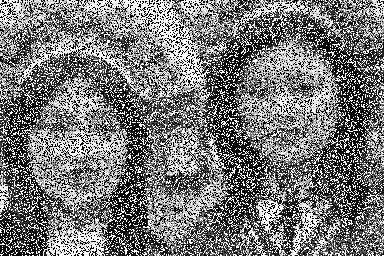
//> input picture CV/source/saltnpepper.png, 384 x 256 px, given in place of finger_print.png, which was not available
$ ./assignment6   (built with g++ and OpenCV 4)
//> lines starting //> are read from the running program, lines starting //| are printed output that depends on the picture; after the words box and inside, x2 and y2 are one past the last pixel; in counts of white or black regions, pixels touching at a corner belong together; pictures that were not available may be replaced by others from this repository, and a replacement may not be noted
#include "cv.hpp"
#include <iostream>

using namespace cv;
using namespace std;

class ImageSegmentation {

	double globalThresholdVal;
	double maxVal;

	Mat src;
	Mat dst;

	// [33 lines left out: function findProperGlobalThresholdVal, not called in this run]

public:
	ImageSegmentation() {

	}
	void setSrc(Mat src) {
		this->src = src;
	}
	void setDst(Mat dst) {
		this->dst = dst;
	}
	Mat globalThreshold(Mat giveSrc, double thresholdVal = 100, double maxVal = 255) {
		setSrc(giveSrc);
		threshold(
			src,
			dst,
			globalThresholdVal == NULL ? thresholdVal : globalThresholdVal,
			maxVal,
			THRESH_BINARY
		);
		return dst;
	}

	Mat adapThreshold(Mat giveSrc, int blockSize = 7, int constantVal = 10) {
		setSrc(giveSrc);
		adaptiveThreshold(src, dst, 255, ADAPTIVE_THRESH_MEAN_C, THRESH_BINARY, blockSize, constantVal);
		return dst;
	}
};

class MyHistogram {

	int hist_h, hist_w, histSize;
	Mat hist;
	Mat normalizedHist;
	Mat histImage;

	Mat getHist(Mat src, const int HISTSIZE) {
		float range[] = { 0, 256 };
		const float* histRange = { range };
		// compute the histograms
		// &src: input image, 1: #of src image, 0: #of channels numerated from 0 ~ channels()-1, Mat(): optional mask
		// hist: output histogram, 1: histogram dimension, &histSize: array of histogram size, &histRange: array of histogram¡¯s boundaries
		calcHist(&src, 1, 0, Mat(), hist, 1, &HISTSIZE, &histRange);
		return hist;
	}

public:
	MyHistogram(Mat src, int hist_h, int hist_w, int histSize) {
		this->hist_h = hist_h;
		this->hist_w = hist_w;
		this->histSize = histSize;
		this->hist = getHist(src, histSize);
		this->histImage = Mat(hist_h, hist_w, CV_8UC3, Scalar(255, 255, 255));
	}

	void normalizeHist(int lowerBoundary = 0, int upperBoundary = NULL) {
		normalize(this->hist, this->normalizedHist, lowerBoundary, upperBoundary == NULL ? this->hist_h : upperBoundary, NORM_MINMAX, -1, Mat());
	}
	Mat getHist() {
		return this->hist;
	}
	// [4 lines left out: function getNormalizedHist, not called in this run]
	Mat drawHistogram(int marker = -1) {
		Mat histImage;
		// establish the number of bins
		int bin_w = cvRound((double)this->hist_w / this->histSize);
		//draw the histogram
		histImage = Mat(this->hist_h, this->hist_w, CV_8UC3, Scalar(255, 255, 255));
		normalizeHist();
		for (int i = 0; i < this->histSize; i++)
		{
			rectangle(
				histImage,
				Point(bin_w * i, this->hist_h),
				Point(bin_w * i + this->hist_w / this->histSize, this->hist_h - cvRound(this->normalizedHist.at<float>(i))),
				i == marker ? Scalar(0, 0, 255) : Scalar(0, 0, 0), -1
			);
		}
		return histImage;
	}

};


int main() {
	Mat fingerPrint, adaptive1, adaptive;
	Mat fingerPrintAfterThresholding, adaptive1AfterThresholding, adaptiveAfterThresholding;

	const int HIST_H = 512, HIST_W = 512;
	const int HIST_SIZE16 = 16, HIST_SIZE256 = 256;

	fingerPrint = imread("finger_print.png", 0);
//> fingerPrint is the input picture: 256 rows x 384 cols, CV_8UC1; min 0, max 255, mean 120.1
	adaptive = imread("adaptive.png", 0);
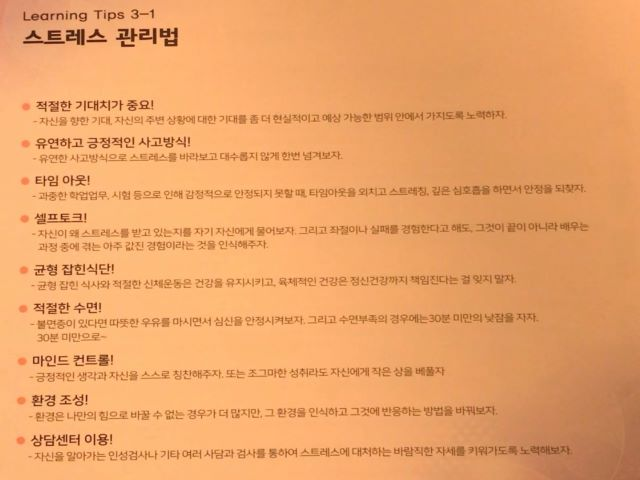
//> input picture CV/source/adaptive_1.jpg, 640 x 480 px, given in place of adaptive.png, which was not available
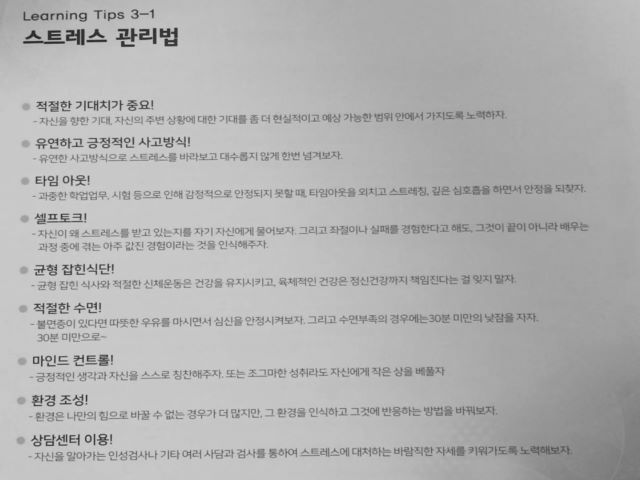
//> adaptive: 480 rows x 640 cols, CV_8UC1; min 24, max 224, mean 178
	adaptive1 = imread("adaptive_1.jpg", 0);

	MyHistogram fingerPrintHistogram = MyHistogram(fingerPrint, HIST_H, HIST_W, HIST_SIZE256);
//> in getHist, `calcHist(&src, 1, 0, Mat(), hist, 1, &HISTSIZE, &histRange);`: hist = 256 values, max 27200 at index 255, min 0 at index 1, mean 384
	Mat hist_graph = fingerPrintHistogram.drawHistogram(165);
//> in normalizeHist, `normalize(this->hist, this->normalizedHist, lowerBoundary, upperBounda..`: this->normalizedHist = 256 values, max 512 at index 255, min 0 at index 1, mean 7.23
//> after the loop in drawHistogram, `for (int i = 0; i < this->histSize; i++)`:
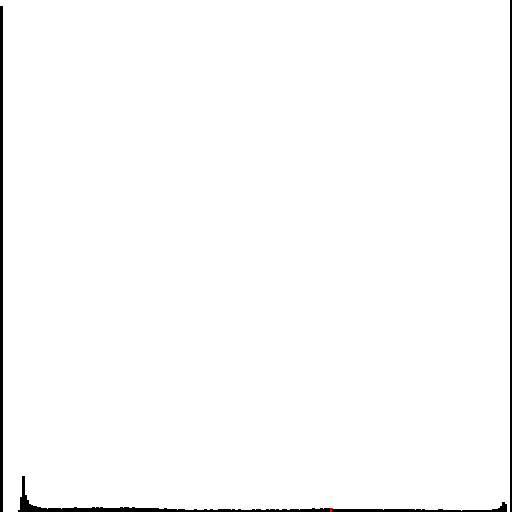
//> histImage: 512 rows x 512 cols, CV_8UC3; mean B, G, R 250.8, 250.8, 250.8

	ImageSegmentation imageSegmentation = ImageSegmentation();
	fingerPrintAfterThresholding = imageSegmentation.globalThreshold(fingerPrint, 165);
//> in globalThreshold, `threshold( src, dst, globalThresholdVal == NULL ? thresholdVal : globa..`:
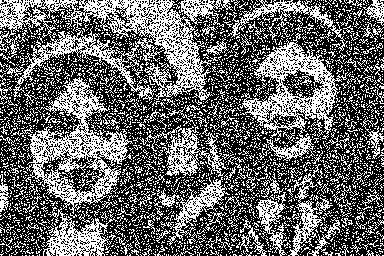
//> dst: 256 rows x 384 cols, CV_8UC1; 40.4% white in thin lines or dots
	adaptiveAfterThresholding = imageSegmentation.adapThreshold(adaptive);
//> in adapThreshold, `adaptiveThreshold(src, dst, 255, ADAPTIVE_THRESH_MEAN_C, THRESH_BINARY..`:
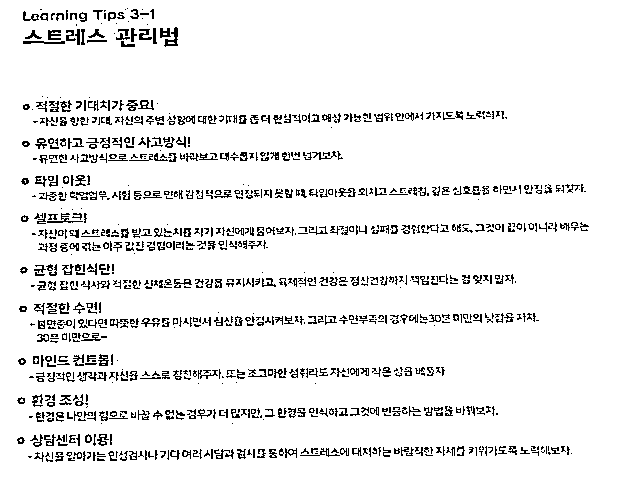
//> dst: 480 rows x 640 cols, CV_8UC1; 93.2% white; black in thin lines or dots, all inside (x1, y1, x2, y2) = (17, 8, 589, 462)
	adaptive1AfterThresholding = imageSegmentation.adapThreshold(adaptive1, 85, 15);
//> call 2 of adapThreshold, with blockSize = 85, constantVal = 15
//> in adapThreshold (call 2), `adaptiveThreshold(src, dst, 255, ADAPTIVE_THRESH_MEAN_C, THRESH_BINARY..`:
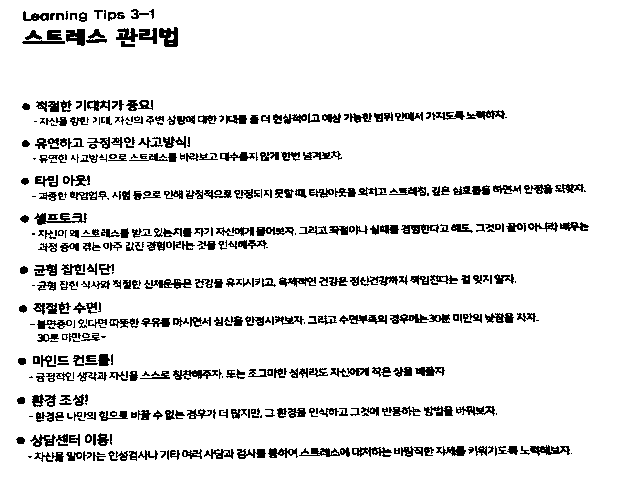
//> dst: 480 rows x 640 cols, CV_8UC1; 90.9% white; black in thin lines or dots, all inside (x1, y1, x2, y2) = (16, 9, 589, 462)

	//imshow("hist", hist_graph);
	imshow("fingerPrint", fingerPrintAfterThresholding);
	imshow("adaptive", adaptiveAfterThresholding);
	imshow("adaptive1", adaptive1AfterThresholding);
	waitKey(0);

}
